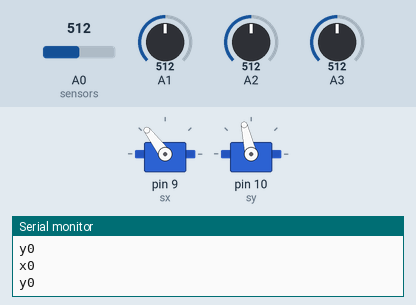
The sketch below on a simulated Arduino Uno, built with avr-gcc and run on an emulated ATmega328P. On the bench: 2 × servo, the last lines printed to the serial monitor. The test bench sets the inputs (shaded band); at power-on: A1 = 512, A3 = 512, A0 (sensors) = 512, A2 = 512.

Above: at 1.2 s.
1.3 s: A1 set to 716
At 1.7 s:
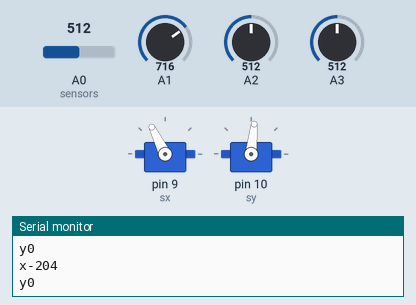
4.3 s: A3 set to 557
5.8 s: A3 set to 582
At 5.96 s:
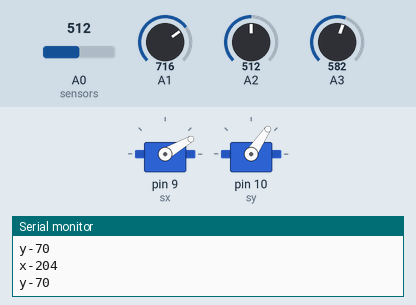
8.8 s: A0 (sensors) set to 564
10.6 s: A0 (sensors) set to 588
At 10.76 s:
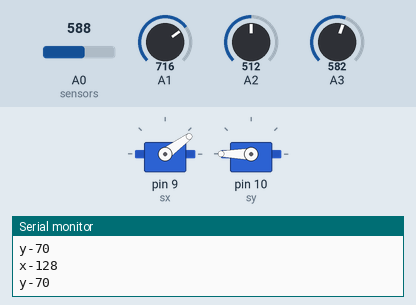
13.6 s: A2 set to 536
At 17.4 s:
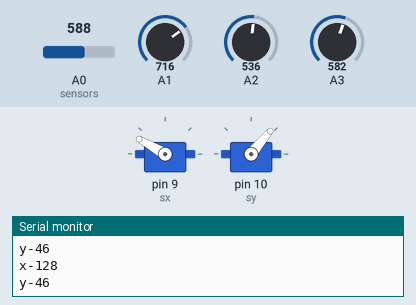
Timing chart, 0 to 17.6 s (numbered marks = the images above; inputs shaded):
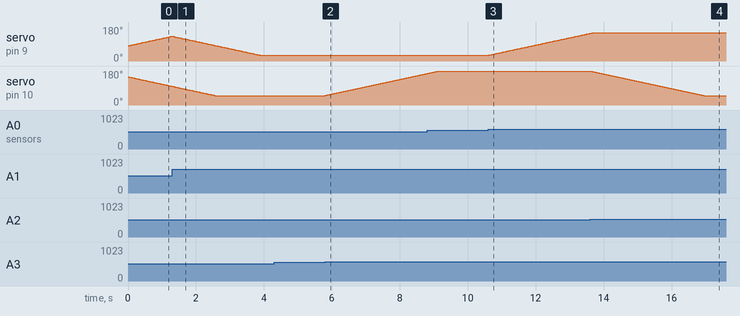

The sketch:

olho.ino
```cpp
#include <Servo.h>
Servo sx;
Servo sy;

int up_average;
int down_average;
int e;
int d;
int c;
int b;
int valx = 80;
int valy = 150;
const int thresholdx = -140;
const int thresholdy = -60;

void setup() {
  Serial.begin(9600);
  pinMode(A0, INPUT);
  pinMode(A1, INPUT);
  pinMode(A2, INPUT);
  pinMode(A3, INPUT);
  sx.attach(9, 30, 150);
  sy.attach(10, 50, 180);
  sx.write(valx);
  sy.write(valy);
}

void loop() {
  d = analogRead(A0); //reading data from sensors
  e = analogRead(A1);
  c = analogRead(A2);
  b = analogRead(A3);

  Serial.print("x");
  Serial.println(d-e);
  Serial.print("y");
  Serial.println(c-b);
  //delay(1000);

  if ((d - e > thresholdx)){
     if (valx < 150) //if different from max val
       {
       valx++;
       sx.write(valx);
       }
    }

  if((d - e < thresholdx)){
    if (valx > 30) //if different from min val
      {
      valx--;
      sx.write(valx);
      }
    }

   if ((c - b < thresholdy)){
     if (valy < 180) {
       valy++;
       sy.write(valy);
       }
    }

  if((c - b > thresholdy)) {
    if (valy > 50){
      valy--;
      sy.write(valy);
      }
    }

  delay(25);
}
```

Measured:
- the behaviour switches between 572 and 573 on A3 (found by bisection; images 1 and 2)
- the behaviour switches between 576 and 577 on A0 (sensors) (found by bisection; images 2 and 3)
- the behaviour switches between 522 and 523 on A2 (found by bisection; images 3 and 4)
- after the input at 5.8 s, servo on pin 10 (sy): moves from 50° to 166° over 3.0 s, starting at once
- after the input at 10.6 s, servo on pin 9 (sx): moves from 30° to 146° over 3.0 s, starting at once
- after the input at 13.6 s, servo on pin 10 (sy): moves from 180° to 50° over 3.3 s, starting at once
